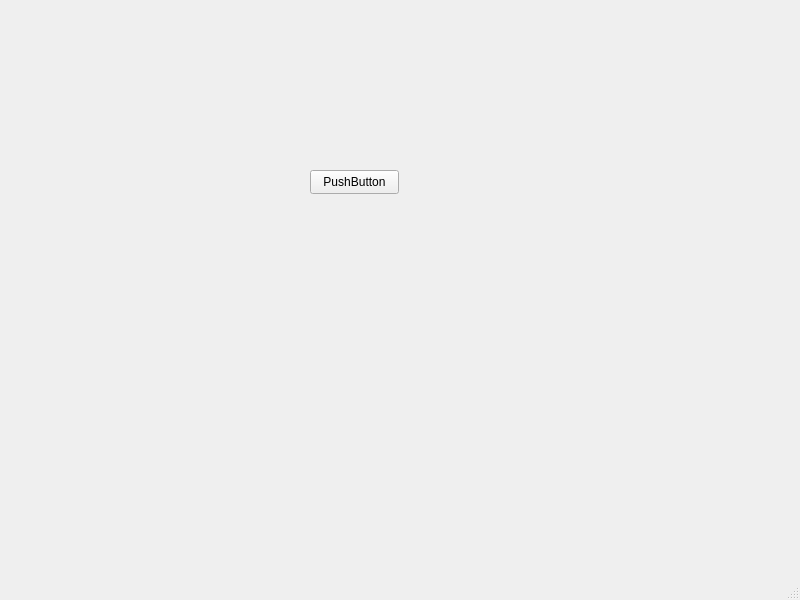
<?xml version="1.0" encoding="UTF-8"?>
<ui version="4.0">
 <class>TestWindow</class>
 <widget class="QMainWindow" name="TestWindow">
  <property name="geometry">
   <rect>
    <x>0</x>
    <y>0</y>
    <width>800</width>
    <height>600</height>
   </rect>
  </property>
  <property name="windowTitle">
   <string>MainWindow</string>
  </property>
  <widget class="QWidget" name="centralwidget">
   <widget class="QPushButton" name="pushButton">
    <property name="geometry">
     <rect>
      <x>310</x>
      <y>170</y>
      <width>89</width>
      <height>24</height>
     </rect>
    </property>
    <property name="text">
     <string>PushButton</string>
    </property>
   </widget>
  </widget>
  <widget class="QMenuBar" name="menubar">
   <property name="geometry">
    <rect>
     <x>0</x>
     <y>0</y>
     <width>800</width>
     <height>22</height>
    </rect>
   </property>
  </widget>
  <widget class="QStatusBar" name="statusbar"/>
 </widget>
 <resources/>
 <connections/>
</ui>
